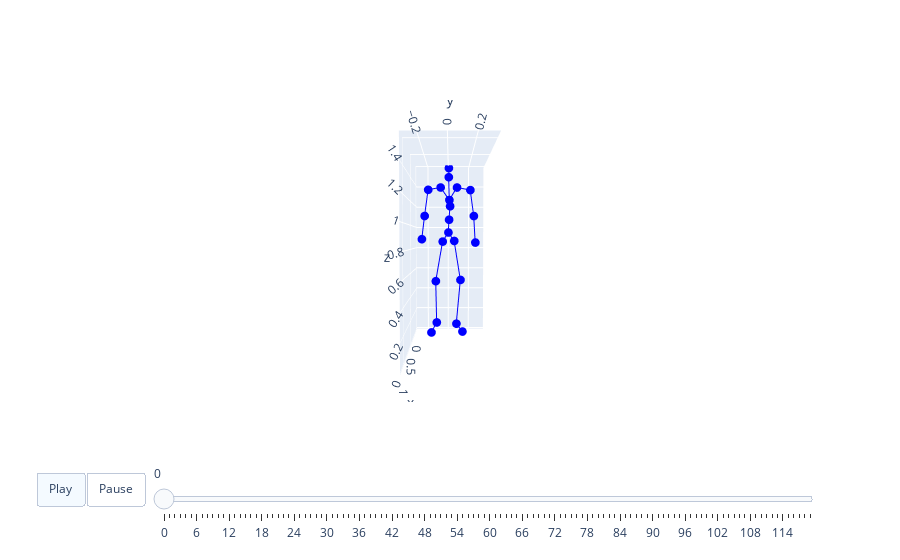

The notebook cell this image was saved under:
### Code cell
from mylib import animate3d
from utils.motion_process import recover_from_ric
motion1 = temp[990][0].cpu().numpy() * std + mean
joint = recover_from_ric(torch.from_numpy(motion1).float(), opt.joints_num).numpy()
animate3d(joint, save_path='990.html') # 'init.html'

### Figure 1 — Plotly figure (JSON) as saved in the notebook; plotly's stock layout.template omitted (floating-point values rounded to 4 significant figures)
{"data": [{"marker": {"color": "blue", "size": 3}, "mode": "lines+markers", "name": "Nodes0", "type": "scatter3d", "x": [0, -0.007714, null, -0.007714, -0.009564, null, -0.009564, -0.05801, null, -0.05801, 0.085, null, 0, -0.01804, null, -0.01804, -0.04783, null, -0.04783, -0.06033, null, -0.06033, 0.06306, null, 0, -0.04568, null, -0.04568, 0.002199, null, 0.002199, 0.009092, null, 0.009092, -0.02369, null, -0.02369, 0.03458, null, 0.009092, -0.01739, null, -0.01739, -0.02542, null, -0.02542, -0.02964, null, -0.02964, 0.1098, null, 0.009092, -0.004242, null, -0.004242, -0.02971, null, -0.02971, -0.05257, null, -0.05257, 0.03793], "y": [0, -0.05539, null, -0.05539, -0.1228, null, -0.1228, -0.1159, null, -0.1159, -0.1617, null, 0, 0.05697, null, 0.05697, 0.1191, null, 0.1191, 0.07918, null, 0.07918, 0.135, null, 0, 0.006683, null, 0.006683, 0.0167, null, 0.0167, 0.00949, null, 0.00949, 0.00386, null, 0.00386, 0.004919, null, 0.00949, -0.07537, null, -0.07537, -0.1964, null, -0.1964, -0.2321, null, -0.2321, -0.2489, null, 0.00949, 0.08342, null, 0.08342, 0.2141, null, 0.2141, 0.25, null, 0.25, 0.2591], "z": [0.9494, 0.8613, null, 0.8613, 0.4744, null, 0.4744, 0.05694, null, 0.05694, -0.006421, null, 0.9494, 0.8674, null, 0.8674, 0.4824, null, 0.4824, 0.04402, null, 0.04402, -0.003475, null, 0.9494, 1.075, null, 1.075, 1.203, null, 1.203, 1.262, null, 1.262, 1.487, null, 1.487, 1.563, null, 1.262, 1.386, null, 1.386, 1.365, null, 1.365, 1.111, null, 1.111, 0.8846, null, 1.262, 1.384, null, 1.384, 1.363, null, 1.363, 1.112, null, 1.112, 0.8523]}], "layout": {"scene": {"aspectmode": "manual", "aspectratio": {"x": 1.248, "y": 0.6591, "z": 1.597}, "camera": {"eye": {"x": 3, "y": 0, "z": 0.1}}, "xaxis": {"range": [-0.08139, 1.166]}, "yaxis": {"range": [-0.3127, 0.3465]}, "zaxis": {"range": [-0.01145, 1.586]}}, "sliders": [{"len": 0.9, "pad": {"b": 10, "t": 60}, "steps": [{"args": [["frame0"], {"frame": {"duration": 0}, "fromcurrent": true, "mode": "immediate", "transition": {"duration": 0, "easing": "linear"}}], "label": "0", "method": "animate"}, {"args": [["frame1"], {"frame": {"duration": 0}, "fromcurrent": true, "mode": "immediate", "transition": {"duration": 0, "easing": "linear"}}], "label": "1", "method": "animate"}, {"args": [["frame2"], {"frame": {"duration": 0}, "fromcurrent": true, "mode": "immediate", "transition": {"duration": 0, "easing": "linear"}}], "label": "2", "method": "animate"}, {"args": [["frame3"], {"frame": {"duration": 0}, "fromcurrent": true, "mode": "immediate", "transition": {"duration": 0, "easing": "linear"}}], "label": "3", "method": "animate"}, {"args": [["frame4"], {"frame": {"duration": 0}, "fromcurrent": true, "mode": "immediate", "transition": {"duration": 0, "easing": "linear"}}], "label": "4", "method": "animate"}, {"args": [["frame5"], {"frame": {"duration": 0}, "fromcurrent": true, "mode": "immediate", "transition": {"duration": 0, "easing": "linear"}}], "label": "5", "method": "animate"}, {"args": [["frame6"], {"frame": {"duration": 0}, "fromcurrent": true, "mode": "immediate", "transition": {"duration": 0, "easing": "linear"}}], "label": "6", "method": "animate"}, {"args": [["frame7"], {"frame": {"duration": 0}, "fromcurrent": true, "mode": "immediate", "transition": {"duration": 0, "easing": "linear"}}], "label": "7", "method": "animate"}, {"args": [["frame8"], {"frame": {"duration": 0}, "fromcurrent": true, "mode": "immediate", "transition": {"duration": 0, "easing": "linear"}}], "label": "8", "method": "animate"}, {"args": [["frame9"], {"frame": {"duration": 0}, "fromcurrent": true, "mode": "immediate", "transition": {"duration": 0, "easing": "linear"}}], "label": "9", "method": "animate"}, {"args": [["frame10"], {"frame": {"duration": 0}, "fromcurrent": true, "mode": "immediate", "transition": {"duration": 0, "easing": "linear"}}], "label": "10", "method": "animate"}, {"args": [["frame11"], {"frame": {"duration": 0}, "fromcurrent": true, "mode": "immediate", "transition": {"duration": 0, "easing": "linear"}}], "label": "11", "method": "animate"}, {"args": [["frame12"], {"frame": {"duration": 0}, "fromcurrent": true, "mode": "immediate", "transition": {"duration": 0, "easing": "linear"}}], "label": "12", "method": "animate"}, {"args": [["frame13"], {"frame": {"duration": 0}, "fromcurrent": true, "mode": "immediate", "transition": {"duration": 0, "easing": "linear"}}], "label": "13", "method": "animate"}, {"args": [["frame14"], {"frame": {"duration": 0}, "fromcurrent": true, "mode": "immediate", "transition": {"duration": 0, "easing": "linear"}}], "label": "14", "method": "animate"}, {"args": [["frame15"], {"frame": {"duration": 0}, "fromcurrent": true, "mode": "immediate", "transition": {"duration": 0, "easing": "linear"}}], "label": "15", "method": "animate"}, {"args": [["frame16"], {"frame": {"duration": 0}, "fromcurrent": true, "mode": "immediate", "transition": {"duration": 0, "easing": "linear"}}], "label": "16", "method": "animate"}, {"args": [["frame17"], {"frame": {"duration": 0}, "fromcurrent": true, "mode": "immediate", "transition": {"duration": 0, "easing": "linear"}}], "label": "17", "method": "animate"}, {"args": [["frame18"], {"frame": {"duration": 0}, "fromcurrent": true, "mode": "immediate", "transition": {"duration": 0, "easing": "linear"}}], "label": "18", "method": "animate"}, {"args": [["frame19"], {"frame": {"duration": 0}, "fromcurrent": true, "mode": "immediate", "transition": {"duration": 0, "easing": "linear"}}], "label": "19", "method": "animate"}, {"args": [["frame20"], {"frame": {"duration": 0}, "fromcurrent": true, "mode": "immediate", "transition": {"duration": 0, "easing": "linear"}}], "label": "20", "method": "animate"}, {"args": [["frame21"], {"frame": {"duration": 0}, "fromcurrent": true, "mode": "immediate", "transition": {"duration": 0, "easing": "linear"}}], "label": "21", "method": "animate"}, {"args": [["frame22"], {"frame": {"duration": 0}, "fromcurrent": true, "mode": "immediate", "transition": {"duration": 0, "easing": "linear"}}], "label": "22", "method": "animate"}, {"args": [["frame23"], {"frame": {"duration": 0}, "fromcurrent": true, "mode": "immediate", "transition": {"duration": 0, "easing": "linear"}}], "label": "23", "method": "animate"}, {"args": [["frame24"], {"frame": {"duration": 0}, "fromcurrent": true, "mode": "immediate", "transition": {"duration": 0, "easing": "linear"}}], "label": "24", "method": "animate"}, {"args": [["frame25"], {"frame": {"duration": 0}, "fromcurrent": true, "mode": "immediate", "transition": {"duration": 0, "easing": "linear"}}], "label": "25", "method": "animate"}, {"args": [["frame26"], {"frame": {"duration": 0}, "fromcurrent": true, "mode": "immediate", "transition": {"duration": 0, "easing": "linear"}}], "label": "26", "method": "animate"}, {"args": [["frame27"], {"frame": {"duration": 0}, "fromcurrent": true, "mode": "immediate", "transition": {"duration": 0, "easing": "linear"}}], "label": "27", "method": "animate"}, {"args": [["frame28"], {"frame": {"duration": 0}, "fromcurrent": true, "mode": "immediate", "transition": {"duration": 0, "easing": "linear"}}], "label": "28", "method": "animate"}, {"args": [["frame29"], {"frame": {"duration": 0}, "fromcurrent": true, "mode": "immediate", "transition": {"duration": 0, "easing": "linear"}}], "label": "29", "method": "animate"}, {"args": [["frame30"], {"frame": {"duration": 0}, "fromcurrent": true, "mode": "immediate", "transition": {"duration": 0, "easing": "linear"}}], "label": "30", "method": "animate"}, {"args": [["frame31"], {"frame": {"duration": 0}, "fromcurrent": true, "mode": "immediate", "transition": {"duration": 0, "easing": "linear"}}], "label": "31", "method": "animate"}, {"args": [["frame32"], {"frame": {"duration": 0}, "fromcurrent": true, "mode": "immediate", "transition": {"duration": 0, "easing": "linear"}}], "label": "32", "method": "animate"}, {"args": [["frame33"], {"frame": {"duration": 0}, "fromcurrent": true, "mode": "immediate", "transition": {"duration": 0, "easing": "linear"}}], "label": "33", "method": "animate"}, {"args": [["frame34"], {"frame": {"duration": 0}, "fromcurrent": true, "mode": "immediate", "transition": {"duration": 0, "easing": "linear"}}], "label": "34", "method": "animate"}, {"args": [["frame35"], {"frame": {"duration": 0}, "fromcurrent": true, "mode": "immediate", "transition": {"duration": 0, "easing": "linear"}}], "label": "35", "method": "animate"}, {"args": [["frame36"], {"frame": {"duration": 0}, "fromcurrent": true, "mode": "immediate", "transition": {"duration": 0, "easing": "linear"}}], "label": "36", "method": "animate"}, {"args": [["frame37"], {"frame": {"duration": 0}, "fromcurrent": true, "mode": "immediate", "transition": {"duration": 0, "easing": "linear"}}], "label": "37", "method": "animate"}, {"args": [["frame38"], {"frame": {"duration": 0}, "fromcurrent": true, "mode": "immediate", "transition": {"duration": 0, "easing": "linear"}}], "label": "38", "method": "animate"}, {"args": [["frame39"], {"frame": {"duration": 0}, "fromcurrent": true, "mode": "immediate", "transition": {"duration": 0, "easing": "linear"}}], "label": "39", "method": "animate"}, {"args": [["frame40"], {"frame": {"duration": 0}, "fromcurrent": true, "mode": "immediate", "transition": {"duration": 0, "easing": "linear"}}], "label": "40", "method": "animate"}, {"args": [["frame41"], {"frame": {"duration": 0}, "fromcurrent": true, "mode": "immediate", "transition": {"duration": 0, "easing": "linear"}}], "label": "41", "method": "animate"}, {"args": [["frame42"], {"frame": {"duration": 0}, "fromcurrent": true, "mode": "immediate", "transition": {"duration": 0, "easing": "linear"}}], "label": "42", "method": "animate"}, {"args": [["frame43"], {"frame": {"duration": 0}, "fromcurrent": true, "mode": "immediate", "transition": {"duration": 0, "easing": "linear"}}], "label": "43", "method": "animate"}, {"args": [["frame44"], {"frame": {"duration": 0}, "fromcurrent": true, "mode": "immediate", "transition": {"duration": 0, "easing": "linear"}}], "label": "44", "method": "animate"}, {"args": [["frame45"], {"frame": {"duration": 0}, "fromcurrent": true, "mode": "immediate", "transition": {"duration": 0, "easing": "linear"}}], "label": "45", "method": "animate"}, {"args": [["frame46"], {"frame": {"duration": 0}, "fromcurrent": true, "mode": "immediate", "transition": {"duration": 0, "easing": "linear"}}], "label": "46", "method": "animate"}, {"args": [["frame47"], {"frame": {"duration": 0}, "fromcurrent": true, "mode": "immediate", "transition": {"duration": 0, "easing": "linear"}}], "label": "47", "method": "animate"}, {"args": [["frame48"], {"frame": {"duration": 0}, "fromcurrent": true, "mode": "immediate", "transition": {"duration": 0, "easing": "linear"}}], "label": "48", "method": "animate"}, {"args": [["frame49"], {"frame": {"duration": 0}, "fromcurrent": true, "mode": "immediate", "transition": {"duration": 0, "easing": "linear"}}], "label": "49", "method": "animate"}, {"args": [["frame50"], {"frame": {"duration": 0}, "fromcurrent": true, "mode": "immediate", "transition": {"duration": 0, "easing": "linear"}}], "label": "50", "method": "animate"}, {"args": [["frame51"], {"frame": {"duration": 0}, "fromcurrent": true, "mode": "immediate", "transition": {"duration": 0, "easing": "linear"}}], "label": "51", "method": "animate"}, {"args": [["frame52"], {"frame": {"duration": 0}, "fromcurrent": true, "mode": "immediate", "transition": {"duration": 0, "easing": "linear"}}], "label": "52", "method": "animate"}, {"args": [["frame53"], {"frame": {"duration": 0}, "fromcurrent": true, "mode": "immediate", "transition": {"duration": 0, "easing": "linear"}}], "label": "53", "method": "animate"}, {"args": [["frame54"], {"frame": {"duration": 0}, "fromcurrent": true, "mode": "immediate", "transition": {"duration": 0, "easing": "linear"}}], "label": "54", "method": "animate"}, {"args": [["frame55"], {"frame": {"duration": 0}, "fromcurrent": true, "mode": "immediate", "transition": {"duration": 0, "easing": "linear"}}], "label": "55", "method": "animate"}, {"args": [["frame56"], {"frame": {"duration": 0}, "fromcurrent": true, "mode": "immediate", "transition": {"duration": 0, "easing": "linear"}}], "label": "56", "method": "animate"}, {"args": [["frame57"], {"frame": {"duration": 0}, "fromcurrent": true, "mode": "immediate", "transition": {"duration": 0, "easing": "linear"}}], "label": "57", "method": "animate"}, {"args": [["frame58"], {"frame": {"duration": 0}, "fromcurrent": true, "mode": "immediate", "transition": {"duration": 0, "easing": "linear"}}], "label": "58", "method": "animate"}, {"args": [["frame59"], {"frame": {"duration": 0}, "fromcurrent": true, "mode": "immediate", "transition": {"duration": 0, "easing": "linear"}}], "label": "59", "method": "animate"}, {"args": [["frame60"], {"frame": {"duration": 0}, "fromcurrent": true, "mode": "immediate", "transition": {"duration": 0, "easing": "linear"}}], "label": "60", "method": "animate"}, {"args": [["frame61"], {"frame": {"duration": 0}, "fromcurrent": true, "mode": "immediate", "transition": {"duration": 0, "easing": "linear"}}], "label": "61", "method": "animate"}, {"args": [["frame62"], {"frame": {"duration": 0}, "fromcurrent": true, "mode": "immediate", "transition": {"duration": 0, "easing": "linear"}}], "label": "62", "method": "animate"}, {"args": [["frame63"], {"frame": {"duration": 0}, "fromcurrent": true, "mode": "immediate", "transition": {"duration": 0, "easing": "linear"}}], "label": "63", "method": "animate"}, {"args": [["frame64"], {"frame": {"duration": 0}, "fromcurrent": true, "mode": "immediate", "transition": {"duration": 0, "easing": "linear"}}], "label": "64", "method": "animate"}, {"args": [["frame65"], {"frame": {"duration": 0}, "fromcurrent": true, "mode": "immediate", "transition": {"duration": 0, "easing": "linear"}}], "label": "65", "method": "animate"}, {"args": [["frame66"], {"frame": {"duration": 0}, "fromcurrent": true, "mode": "immediate", "transition": {"duration": 0, "easing": "linear"}}], "label": "66", "method": "animate"}, {"args": [["frame67"], {"frame": {"duration": 0}, "fromcurrent": true, "mode": "immediate", "transition": {"duration": 0, "easing": "linear"}}], "label": "67", "method": "animate"}, {"args": [["frame68"], {"frame": {"duration": 0}, "fromcurrent": true, "mode": "immediate", "transition": {"duration": 0, "easing": "linear"}}], "label": "68", "method": "animate"}, {"args": [["frame69"], {"frame": {"duration": 0}, "fromcurrent": true, "mode": "immediate", "transition": {"duration": 0, "easing": "linear"}}], "label": "69", "method": "animate"}, {"args": [["frame70"], {"frame": {"duration": 0}, "fromcurrent": true, "mode": "immediate", "transition": {"duration": 0, "easing": "linear"}}], "label": "70", "method": "animate"}, {"args": [["frame71"], {"frame": {"duration": 0}, "fromcurrent": true, "mode": "immediate", "transition": {"duration": 0, "easing": "linear"}}], "label": "71", "method": "animate"}, {"args": [["frame72"], {"frame": {"duration": 0}, "fromcurrent": true, "mode": "immediate", "transition": {"duration": 0, "easing": "linear"}}], "label": "72", "method": "animate"}, {"args": [["frame73"], {"frame": {"duration": 0}, "fromcurrent": true, "mode": "immediate", "transition": {"duration": 0, "easing": "linear"}}], "label": "73", "method": "animate"}, {"args": [["frame74"], {"frame": {"duration": 0}, "fromcurrent": true, "mode": "immediate", "transition": {"duration": 0, "easing": "linear"}}], "label": "74", "method": "animate"}, {"args": [["frame75"], {"frame": {"duration": 0}, "fromcurrent": true, "mode": "immediate", "transition": {"duration": 0, "easing": "linear"}}], "label": "75", "method": "animate"}, {"args": [["frame76"], {"frame": {"duration": 0}, "fromcurrent": true, "mode": "immediate", "transition": {"duration": 0, "easing": "linear"}}], "label": "76", "method": "animate"}, {"args": [["frame77"], {"frame": {"duration": 0}, "fromcurrent": true, "mode": "immediate", "transition": {"duration": 0, "easing": "linear"}}], "label": "77", "method": "animate"}, {"args": [["frame78"], {"frame": {"duration": 0}, "fromcurrent": true, "mode": "immediate", "transition": {"duration": 0, "easing": "linear"}}], "label": "78", "method": "animate"}, {"args": [["frame79"], {"frame": {"duration": 0}, "fromcurrent": true, "mode": "immediate", "transition": {"duration": 0, "easing": "linear"}}], "label": "79", "method": "animate"}, {"args": [["frame80"], {"frame": {"duration": 0}, "fromcurrent": true, "mode": "immediate", "transition": {"duration": 0, "easing": "linear"}}], "label": "80", "method": "animate"}, {"args": [["frame81"], {"frame": {"duration": 0}, "fromcurrent": true, "mode": "immediate", "transition": {"duration": 0, "easing": "linear"}}], "label": "81", "method": "animate"}, {"args": [["frame82"], {"frame": {"duration": 0}, "fromcurrent": true, "mode": "immediate", "transition": {"duration": 0, "easing": "linear"}}], "label": "82", "method": "animate"}, {"args": [["frame83"], {"frame": {"duration": 0}, "fromcurrent": true, "mode": "immediate", "transition": {"duration": 0, "easing": "linear"}}], "label": "83", "method": "animate"}, {"args": [["frame84"], {"frame": {"duration": 0}, "fromcurrent": true, "mode": "immediate", "transition": {"duration": 0, "easing": "linear"}}], "label": "84", "method": "animate"}, {"args": [["frame85"], {"frame": {"duration": 0}, "fromcurrent": true, "mode": "immediate", "transition": {"duration": 0, "easing": "linear"}}], "label": "85", "method": "animate"}, {"args": [["frame86"], {"frame": {"duration": 0}, "fromcurrent": true, "mode": "immediate", "transition": {"duration": 0, "easing": "linear"}}], "label": "86", "method": "animate"}, {"args": [["frame87"], {"frame": {"duration": 0}, "fromcurrent": true, "mode": "immediate", "transition": {"duration": 0, "easing": "linear"}}], "label": "87", "method": "animate"}, {"args": [["frame88"], {"frame": {"duration": 0}, "fromcurrent": true, "mode": "immediate", "transition": {"duration": 0, "easing": "linear"}}], "label": "88", "method": "animate"}, {"args": [["frame89"], {"frame": {"duration": 0}, "fromcurrent": true, "mode": "immediate", "transition": {"duration": 0, "easing": "linear"}}], "label": "89", "method": "animate"}, {"args": [["frame90"], {"frame": {"duration": 0}, "fromcurrent": true, "mode": "immediate", "transition": {"duration": 0, "easing": "linear"}}], "label": "90", "method": "animate"}, {"args": [["frame91"], {"frame": {"duration": 0}, "fromcurrent": true, "mode": "immediate", "transition": {"duration": 0, "easing": "linear"}}], "label": "91", "method": "animate"}, {"args": [["frame92"], {"frame": {"duration": 0}, "fromcurrent": true, "mode": "immediate", "transition": {"duration": 0, "easing": "linear"}}], "label": "92", "method": "animate"}, {"args": [["frame93"], {"frame": {"duration": 0}, "fromcurrent": true, "mode": "immediate", "transition": {"duration": 0, "easing": "linear"}}], "label": "93", "method": "animate"}, {"args": [["frame94"], {"frame": {"duration": 0}, "fromcurrent": true, "mode": "immediate", "transition": {"duration": 0, "easing": "linear"}}], "label": "94", "method": "animate"}, {"args": [["frame95"], {"frame": {"duration": 0}, "fromcurrent": true, "mode": "immediate", "transition": {"duration": 0, "easing": "linear"}}], "label": "95", "method": "animate"}, {"args": [["frame96"], {"frame": {"duration": 0}, "fromcurrent": true, "mode": "immediate", "transition": {"duration": 0, "easing": "linear"}}], "label": "96", "method": "animate"}, {"args": [["frame97"], {"frame": {"duration": 0}, "fromcurrent": true, "mode": "immediate", "transition": {"duration": 0, "easing": "linear"}}], "label": "97", "method": "animate"}, {"args": [["frame98"], {"frame": {"duration": 0}, "fromcurrent": true, "mode": "immediate", "transition": {"duration": 0, "easing": "linear"}}], "label": "98", "method": "animate"}, {"args": [["frame99"], {"frame": {"duration": 0}, "fromcurrent": true, "mode": "immediate", "transition": {"duration": 0, "easing": "linear"}}], "label": "99", "method": "animate"}, {"args": [["frame100"], {"frame": {"duration": 0}, "fromcurrent": true, "mode": "immediate", "transition": {"duration": 0, "easing": "linear"}}], "label": "100", "method": "animate"}, {"args": [["frame101"], {"frame": {"duration": 0}, "fromcurrent": true, "mode": "immediate", "transition": {"duration": 0, "easing": "linear"}}], "label": "101", "method": "animate"}, {"args": [["frame102"], {"frame": {"duration": 0}, "fromcurrent": true, "mode": "immediate", "transition": {"duration": 0, "easing": "linear"}}], "label": "102", "method": "animate"}, {"args": [["frame103"], {"frame": {"duration": 0}, "fromcurrent": true, "mode": "immediate", "transition": {"duration": 0, "easing": "linear"}}], "label": "103", "method": "animate"}, {"args": [["frame104"], {"frame": {"duration": 0}, "fromcurrent": true, "mode": "immediate", "transition": {"duration": 0, "easing": "linear"}}], "label": "104", "method": "animate"}, {"args": [["frame105"], {"frame": {"duration": 0}, "fromcurrent": true, "mode": "immediate", "transition": {"duration": 0, "easing": "linear"}}], "label": "105", "method": "animate"}, {"args": [["frame106"], {"frame": {"duration": 0}, "fromcurrent": true, "mode": "immediate", "transition": {"duration": 0, "easing": "linear"}}], "label": "106", "method": "animate"}, {"args": [["frame107"], {"frame": {"duration": 0}, "fromcurrent": true, "mode": "immediate", "transition": {"duration": 0, "easing": "linear"}}], "label": "107", "method": "animate"}, {"args": [["frame108"], {"frame": {"duration": 0}, "fromcurrent": true, "mode": "immediate", "transition": {"duration": 0, "easing": "linear"}}], "label": "108", "method": "animate"}, {"args": [["frame109"], {"frame": {"duration": 0}, "fromcurrent": true, "mode": "immediate", "transition": {"duration": 0, "easing": "linear"}}], "label": "109", "method": "animate"}, {"args": [["frame110"], {"frame": {"duration": 0}, "fromcurrent": true, "mode": "immediate", "transition": {"duration": 0, "easing": "linear"}}], "label": "110", "method": "animate"}, {"args": [["frame111"], {"frame": {"duration": 0}, "fromcurrent": true, "mode": "immediate", "transition": {"duration": 0, "easing": "linear"}}], "label": "111", "method": "animate"}, {"args": [["frame112"], {"frame": {"duration": 0}, "fromcurrent": true, "mode": "immediate", "transition": {"duration": 0, "easing": "linear"}}], "label": "112", "method": "animate"}, {"args": [["frame113"], {"frame": {"duration": 0}, "fromcurrent": true, "mode": "immediate", "transition": {"duration": 0, "easing": "linear"}}], "label": "113", "method": "animate"}, {"args": [["frame114"], {"frame": {"duration": 0}, "fromcurrent": true, "mode": "immediate", "transition": {"duration": 0, "easing": "linear"}}], "label": "114", "method": "animate"}, {"args": [["frame115"], {"frame": {"duration": 0}, "fromcurrent": true, "mode": "immediate", "transition": {"duration": 0, "easing": "linear"}}], "label": "115", "method": "animate"}, {"args": [["frame116"], {"frame": {"duration": 0}, "fromcurrent": true, "mode": "immediate", "transition": {"duration": 0, "easing": "linear"}}], "label": "116", "method": "animate"}, {"args": [["frame117"], {"frame": {"duration": 0}, "fromcurrent": true, "mode": "immediate", "transition": {"duration": 0, "easing": "linear"}}], "label": "117", "method": "animate"}, {"args": [["frame118"], {"frame": {"duration": 0}, "fromcurrent": true, "mode": "immediate", "transition": {"duration": 0, "easing": "linear"}}], "label": "118", "method": "animate"}, {"args": [["frame119"], {"frame": {"duration": 0}, "fromcurrent": true, "mode": "immediate", "transition": {"duration": 0, "easing": "linear"}}], "label": "119", "method": "animate"}], "x": 0.1, "y": 0}], "updatemenus": [{"buttons": [{"args": [null, {"frame": {"duration": 40}, "fromcurrent": true, "mode": "immediate", "transition": {"duration": 40, "easing": "linear"}}], "label": "Play", "method": "animate"}, {"args": [[null], {"frame": {"duration": 0}, "fromcurrent": true, "mode": "immediate", "transition": {"duration": 0, "easing": "linear"}}], "label": "Pause", "method": "animate"}], "direction": "left", "pad": {"r": 10, "t": 70}, "type": "buttons", "x": 0.1, "y": 0}]}}
